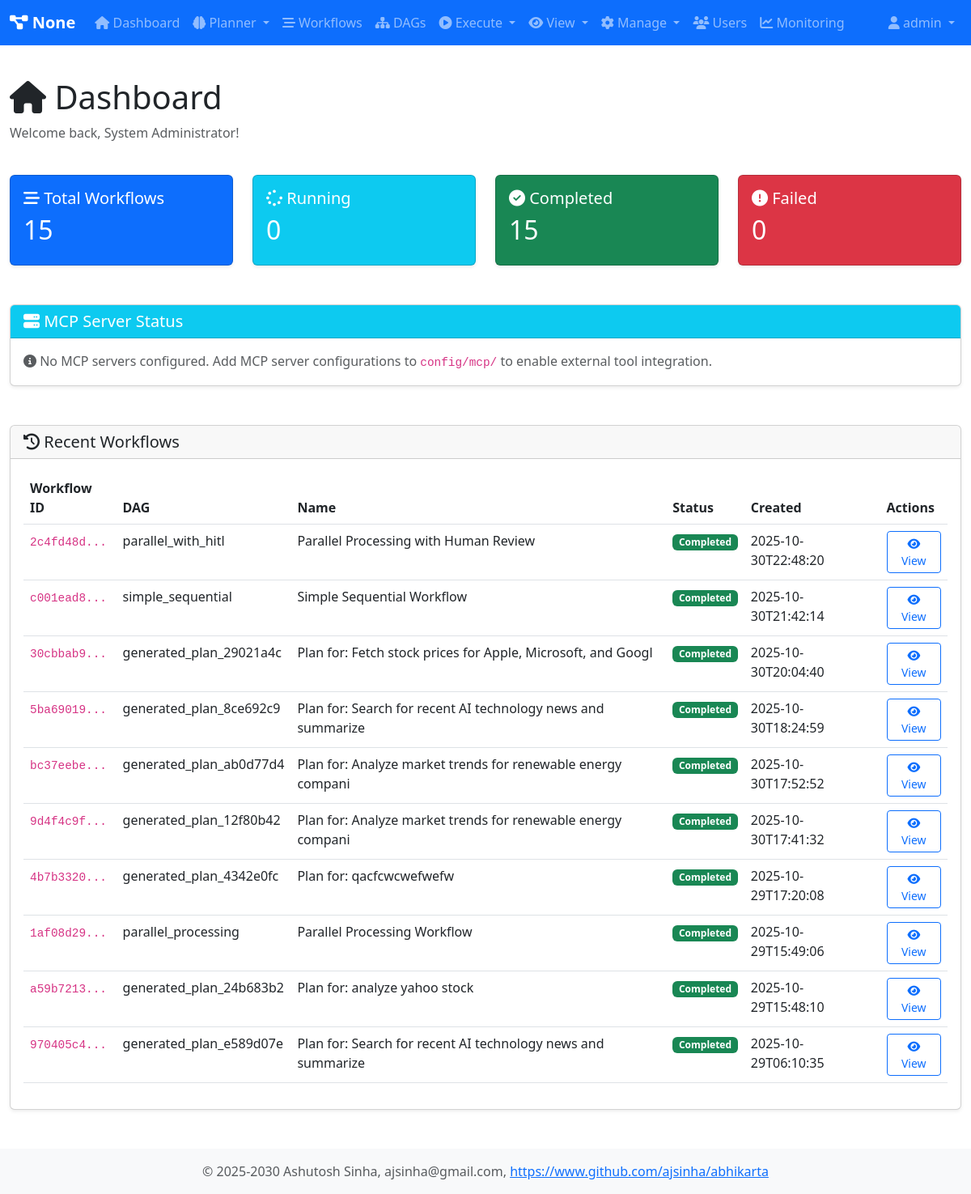
Page /dashboard (signed in) on the earlier database version.
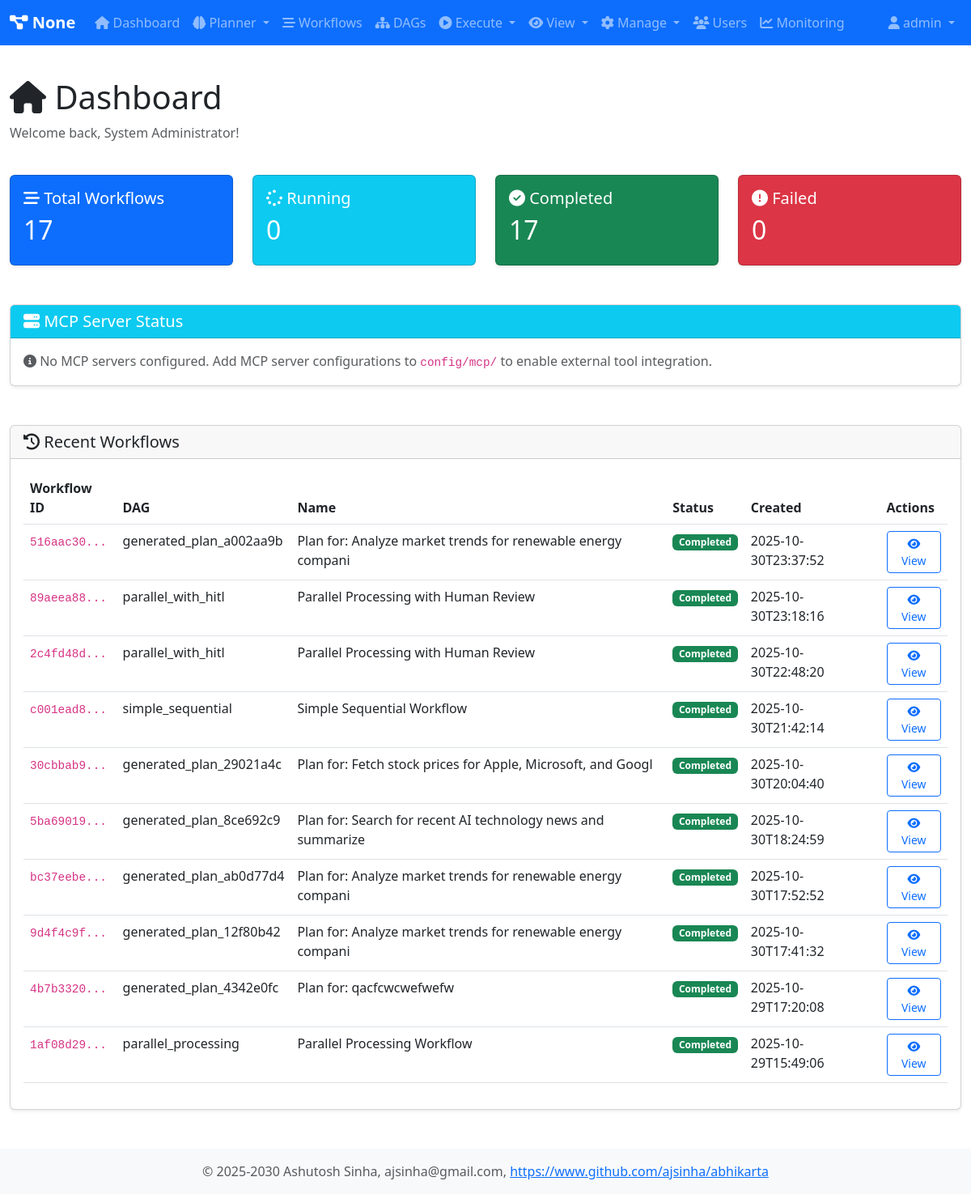
Same page on the later database version.
### tables this page shows
CREATE TABLE workflows (
                workflow_id TEXT PRIMARY KEY,
                dag_id TEXT NOT NULL,
                session_id TEXT,
                name TEXT,
                description TEXT,
                status TEXT DEFAULT 'pending',
                created_at TEXT DEFAULT CURRENT_TIMESTAMP,
                started_at TEXT,
                completed_at TEXT,
                created_by TEXT,
                graph_json TEXT,
                result TEXT,
                error TEXT
            );

### routes/dashboard_routes.py (the view)
        @self.app.route('/dashboard')
        @self.login_required
        def dashboard():
            user = self.user_registry.get_user(session['user_id'])
            stats = self.db_handler.get_workflow_statistics()
            total_workflows = stats['total']
            running_workflows = stats['running']
            completed_workflows = stats['completed']
            failed_workflows = stats['failed']
            recent_workflows = self.db_handler.get_recent_workflows(limit=10)
            pending_hitl_requests = self.db_handler.get_pending_hitl_requests()
            mcp_servers = self.tool_registry.get_mcp_servers_status()
            return render_template('dashboard.html',
                                 user=user,
                                 total_workflows=total_workflows,
                                 running_workflows=running_workflows,
                                 completed_workflows=completed_workflows,
                                 failed_workflows=failed_workflows,
                                 recent_workflows=recent_workflows,
                                 pending_hitl=len(pending_hitl_requests),
                                 mcp_servers=mcp_servers)

### core/user_registry.py (called while the page is built)
    def is_admin(self) -> bool:
        return self.role == 'admin'

    def get_user(self, user_id: str) -> Optional[User]:
        return self._users.get(user_id)

### db/database.py (called while the page is built)
    @contextmanager
    def get_connection(self):
        conn = None
        try:
            if self.db_type == 'sqlite':
                conn = sqlite3.connect(self.db_path)
                conn.row_factory = sqlite3.Row
            elif self.db_type == 'postgresql':
                import psycopg2
                import psycopg2.extras
                conn = psycopg2.connect(**self.pg_params)
                conn.cursor_factory = psycopg2.extras.RealDictCursor
            yield conn
            conn.commit()
        except Exception as e:
            if conn:
                conn.rollback()
            raise e
        finally:
            if conn:
                conn.close()

    def fetchone(self, query: str, params: Tuple = ()) -> Optional[Dict[str, Any]]:
        with self.get_connection() as conn:
            cursor = conn.cursor()
            cursor.execute(query, params)
            row = cursor.fetchone()
            return dict(row) if row else None

### web/templates/dashboard.html (shortened to what the changed rows need)
{% extends "base.html" %}
{% block content %}
<div class="row mb-4">
    <div class="col">
        <h1><i class="fas fa-home"></i> Dashboard</h1>
    </div>
</div>
<div class="row mb-4">
    <div class="col-md-3">
        <div class="card text-white bg-primary">
            <div class="card-body">
                <h5 class="card-title"><i class="fas fa-stream"></i> Total Workflows</h5>
                <h2>{{ total_workflows }}</h2>
            </div>
        </div>
    </div>
    <div class="col-md-3">
        <div class="card text-white bg-info">
            <div class="card-body">
                <h2>{{ running_workflows }}</h2>
            </div>
        </div>
    </div>
    <div class="col-md-3">
        <div class="card text-white bg-success">
            <div class="card-body">
                <h5 class="card-title"><i class="fas fa-check-circle"></i> Completed</h5>
                <h2>{{ completed_workflows }}</h2>
            </div>
        </div>
    </div>
    <div class="col-md-3">
        <div class="card text-white bg-danger">
            <div class="card-body">
                <h2>{{ failed_workflows }}</h2>
            </div>
        </div>
    </div>
</div>
<div class="row">
    <div class="col-12">
        <div class="card">
            <div class="card-body">
                {% if recent_workflows %}
                <div class="table-responsive">
                    <table class="table table-hover">
                        <thead>
                            <tr>
                                <th>Workflow ID</th>
                                <th>DAG</th>
                                <th>Name</th>
                                <th>Status</th>
                                <th>Created</th>
                                <th>Actions</th>
                            </tr>
                        </thead>
                        <tbody>
                            {% for workflow in recent_workflows %}
                            <tr>
                                <td><code>{{ workflow.workflow_id[:8] }}...</code></td>
                                <td>{{ workflow.dag_id }}</td>
                                <td>{{ workflow.name or 'N/A' }}</td>
                                <td>
                                    {% if workflow.status == 'running' %}
                                        <span class="badge bg-info">Running</span>
                                    {% elif workflow.status == 'completed' %}
                                        <span class="badge bg-success">Completed</span>
                                    {% elif workflow.status == 'failed' %}
                                        <span class="badge bg-danger">Failed</span>
                                    {% else %}
                                        <span class="badge bg-secondary">{{ workflow.status }}</span>
                                    {% endif %}
                                </td>
                                <td>{{ workflow.created_at[:19] }}</td>
                                <td>
                                    <a href="{{ url_for('workflow_detail', workflow_id=workflow.workflow_id) }}"
                                       class="btn btn-sm btn-outline-primary">
                                        <i class="fas fa-eye"></i> View
                                    </a>
                                </td>
                            </tr>
                            {% endfor %}
                        </tbody>
                    </table>
                </div>
                {% else %}
                <p class="text-muted">No workflows yet. <a href="{{ url_for('dags') }}">Execute a DAG</a> to get started.</p>
                {% endif %}
            </div>
        </div>
    </div>
</div>
{% endblock %}

Differences in the rows shown:
no longer on this page (row unchanged): workflows: workflow_id "a59b7213", dag_id "generated_plan_24b683b2", name "Plan for: analyze yahoo stock", status "Completed", created_at "2025-10-29T15:48:10"
no longer on this page (row unchanged): workflows: workflow_id "970405c4", dag_id "generated_plan_e589d07e", name "Plan for: Search for recent AI technology news and summarize", status "Completed", created_at "2025-10-29T06:10:35"
added workflows: workflow_id "516aac30", dag_id "generated_plan_a002aa9b", name "Plan for: Analyze market trends for renewable energy compani", status "Completed", created_at "2025-10-30T23:37:52"
added workflows: workflow_id "89aeea88", dag_id "parallel_with_hitl", name "Parallel Processing with Human Review", status "Completed", created_at "2025-10-30T23:18:16"
Other differences:
{{ total_workflows }}: "15" → "17"
{{ completed_workflows }}: "15" → "17"
